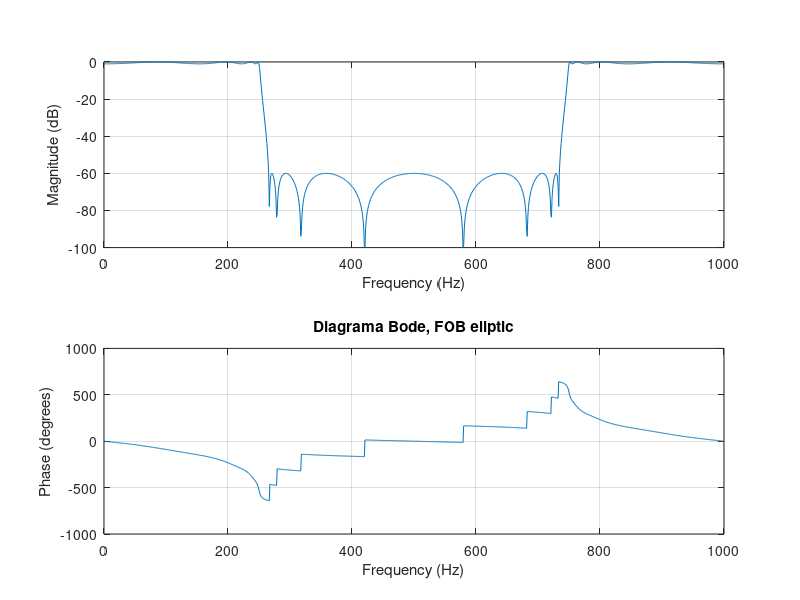

Recreate this plot in MATLAB.
% Parametrii filtrului
Fe = 2000;          % frecventa de eșantionare [Hz]
FN = Fe/2;          % frecventa Nyquist
N = 8;              % ozrdinul filtrului
Wp = [300 700]/FN;  % banda de trecere (bandpass)
Ws = [250 750]/FN;  % benzi de oprire (bandstop)
rp = 1;    % ondulatie maxima un banda de trecere [dB]
rs = 60;   % atenuare minima [dB] in banda de oprire
[B, A] = ellip(N, rp, rs, Ws, 'stop');
% Vizualizarea răspunsului în frecvență
freqz(B, A, 1024, Fe);
title('Diagrama Bode, FOB eliptic');

H = tf(B,A,1/Fe)
